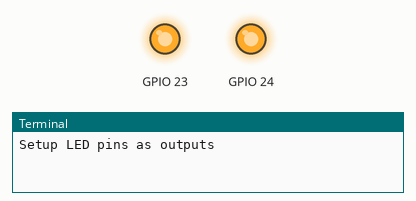
Simulated run of this program. Board: Raspberry Pi (BCM pin numbers). Shown: output pins drawn as LEDs (lit = HIGH), the last lines printed to the terminal.

Above: at 0.1 s.
At 5.1 s:
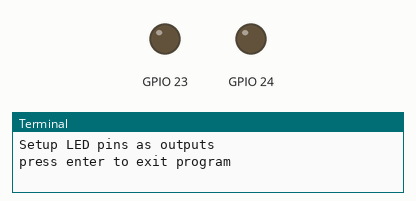
Timing chart, 0 to 6.6 s (numbered marks = the images above):
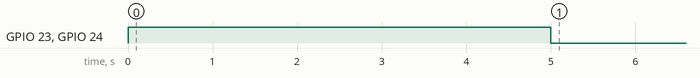

Measured:
- by itself, GPIO 23, GPIO 24: LOW → HIGH at 0.00 s, → LOW 5.0 s later

The program:

led.py
```python
#!/usr/bin/env python

import RPi.GPIO as GPIO
import time

GPIO.setmode(GPIO.BCM)

print "Setup LED pins as outputs"

GPIO.setup(23, GPIO.OUT)
GPIO.output(23, False)
GPIO.setup(24, GPIO.OUT)
GPIO.output(24, False)

GPIO.output(23, True)
GPIO.output(24, True)

time.sleep(5)

GPIO.output(23, False)
GPIO.output(24, False)

raw_input('press enter to exit program')
```
